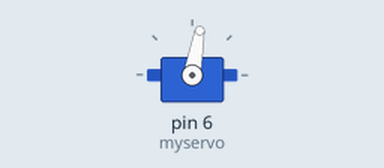
A sketch run on a simulated Arduino Uno, built with avr-gcc and run on an emulated ATmega328P. On the bench: servo. What the sketch prints to the serial monitor is not drawn.

Above: at 0.05 s.
Timing chart, 0 to 5.2 s (numbered marks = the images above):
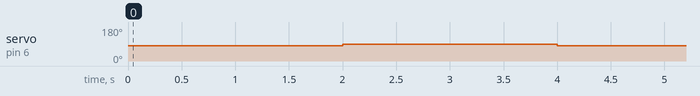

Measured:
- by itself, servo on pin 6 (myservo): alternates 90° for 2.0 s and 80° for 2.0 s

The sketch:

ServoMotor_Test.ino
```cpp
#include <Servo.h>


Servo myservo;

void setup()
{
  myservo.attach(6);
  //myservo.write(90);  // set servo to mid-point
  Serial.begin(9600);
}

void loop() {
 Serial.println("to80 deg");


  myservo.write (80);
  delay (2000);
  Serial.println("to90 deg");

  myservo.write(90);  // set servo to mid-point
   delay (2000);

  }
```
